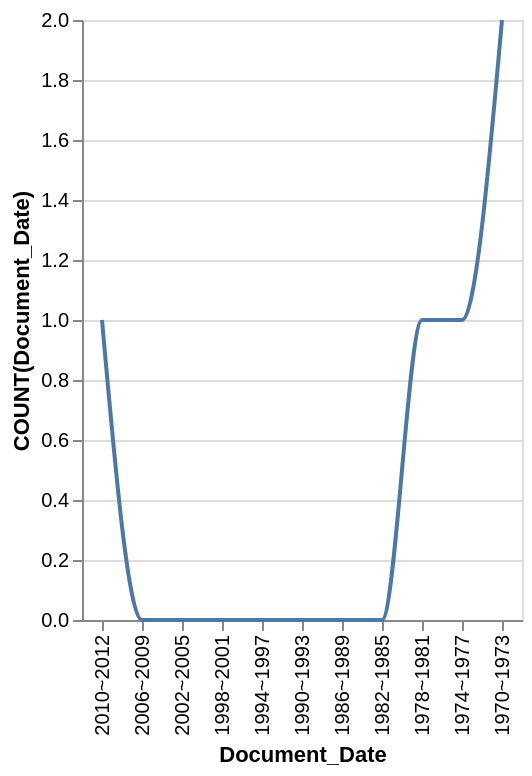

Vega-Lite specification stored for this chart:
### Vega-Lite specification from a JSON file in a GitHub repository (floating-point values rounded to 4 significant figures)
{"data": {"values": [{"x_data": "2010~2012", "y_data": 1}, {"x_data": "2006~2009", "y_data": 0}, {"x_data": "2002~2005", "y_data": 0}, {"x_data": "1998~2001", "y_data": 0}, {"x_data": "1994~1997", "y_data": 0}, {"x_data": "1990~1993", "y_data": 0}, {"x_data": "1986~1989", "y_data": 0}, {"x_data": "1982~1985", "y_data": 0}, {"x_data": "1978~1981", "y_data": 1}, {"x_data": "1974~1977", "y_data": 1}, {"x_data": "1970~1973", "y_data": 2}]}, "mark": {"type": "line", "interpolate": "monotone"}, "encoding": {"x": {"field": "x_data", "type": "nominal", "title": "Document_Date", "sort": "descending"}, "y": {"field": "y_data", "type": "quantitative", "title": "COUNT(Document_Date)"}}}
